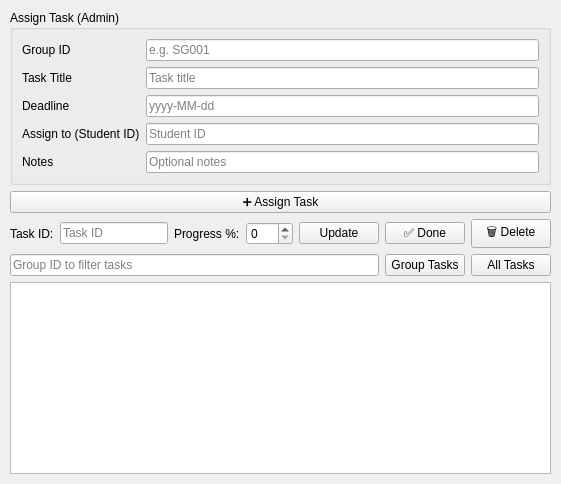
          <widget class="QWidget" name="tabAdminTasks"><attribute name="title"><string>📋 Tasks</string></attribute>
           <layout class="QVBoxLayout"><property name="margin"><number>10</number></property>
            <item>
             <widget class="QGroupBox"><property name="title"><string>Assign Task (Admin)</string></property>
              <layout class="QGridLayout">
               <item row="0" column="0"><widget class="QLabel"><property name="text"><string>Group ID</string></property></widget></item>
               <item row="0" column="1"><widget class="QLineEdit" name="txtAdminTaskGroupId"><property name="placeholderText"><string>e.g. SG001</string></property></widget></item>
               <item row="1" column="0"><widget class="QLabel"><property name="text"><string>Task Title</string></property></widget></item>
               <item row="1" column="1"><widget class="QLineEdit" name="txtAdminTaskTitle"><property name="placeholderText"><string>Task title</string></property></widget></item>
               <item row="2" column="0"><widget class="QLabel"><property name="text"><string>Deadline</string></property></widget></item>
               <item row="2" column="1"><widget class="QLineEdit" name="txtAdminTaskDeadline"><property name="placeholderText"><string>yyyy-MM-dd</string></property></widget></item>
               <item row="3" column="0"><widget class="QLabel"><property name="text"><string>Assign to (Student ID)</string></property></widget></item>
               <item row="3" column="1"><widget class="QLineEdit" name="txtAdminTaskMemberId"><property name="placeholderText"><string>Student ID</string></property></widget></item>
               <item row="4" column="0"><widget class="QLabel"><property name="text"><string>Notes</string></property></widget></item>
               <item row="4" column="1"><widget class="QLineEdit" name="txtAdminTaskNotes"><property name="placeholderText"><string>Optional notes</string></property></widget></item>
              </layout>
             </widget>
            </item>
            <item><widget class="QPushButton" name="btnAdminCreateTask"><property name="text"><string>➕ Assign Task</string></property></widget></item>
            <item>
             <layout class="QHBoxLayout">
              <item><widget class="QLabel"><property name="text"><string>Task ID:</string></property></widget></item>
              <item><widget class="QLineEdit" name="txtAdminTaskId"><property name="placeholderText"><string>Task ID</string></property></widget></item>
              <item><widget class="QLabel"><property name="text"><string>Progress %:</string></property></widget></item>
              <item><widget class="QSpinBox" name="spnAdminProgress"><property name="maximum"><number>100</number></property></widget></item>
              <item><widget class="QPushButton" name="btnAdminUpdateTaskProgress"><property name="text"><string>Update</string></property></widget></item>
              <item><widget class="QPushButton" name="btnAdminMarkTaskDone"><property name="text"><string>✅ Done</string></property></widget></item>
              <item><widget class="QPushButton" name="btnAdminDeleteTask"><property name="text"><string>🗑 Delete</string></property></widget></item>
             </layout>
            </item>
            <item>
             <layout class="QHBoxLayout">
              <item><widget class="QLineEdit" name="txtAdminTaskViewGroupId"><property name="placeholderText"><string>Group ID to filter tasks</string></property></widget></item>
              <item><widget class="QPushButton" name="btnAdminViewGroupTasks"><property name="text"><string>Group Tasks</string></property></widget></item>
              <item><widget class="QPushButton" name="btnAdminViewAllTasks"><property name="text"><string>All Tasks</string></property></widget></item>
             </layout>
            </item>
            <item><widget class="QListWidget" name="listAdminTasks"/></item>
           </layout>
          </widget>
